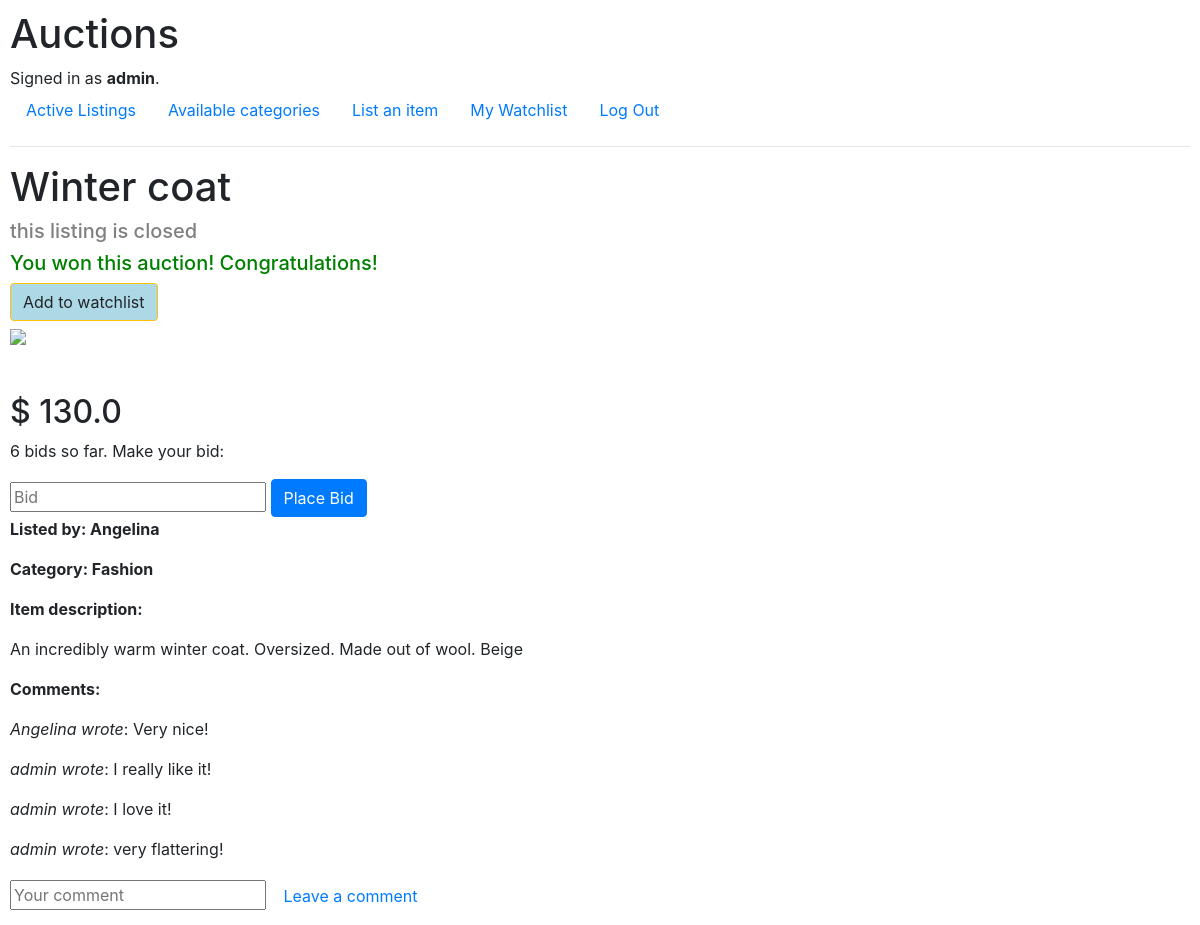
The app's page /listing/1 (signed in) with its own data.
### auctions/models.py (models this page shows, shortened)
class User(AbstractUser):
    pass

class Listing(models.Model):
    category = models.ForeignKey(Category, on_delete=models.CASCADE, related_name="listings") #every category can have multuple listings. Every listing has its category
    user = models.ForeignKey(User, on_delete=models.CASCADE, related_name="listings", null=True)
    title = models.CharField(max_length=200)
    description = models.CharField(max_length=1000, validators=[MinLengthValidator(20)]) # asking users to input a listing description that is at least 100 characters long
    starting_bid = models.FloatField(validators=[MinValueValidator(0.01)])
    image_url = models.URLField(max_length=200, blank = True, null = True) #the url can be blank
    open =  models.BooleanField(default = True) #the standard status for a listing is "open"
    created_at =models.DateTimeField(auto_now_add=True) #automatically add the timestamp to the listing - useful to sort the listings chronologically for the display
    winner = models.ForeignKey(User, related_name="purchases", on_delete=models.SET_NULL, null=True, blank=True) #if the acquiror deletes tjeir account, this field is set to Null
    sold_for = models.FloatField(null=True, blank=True)

class Category(models.Model):
    name = models.CharField(max_length=200, unique = True) #make sure there are no duplicate Categories by setting the unique property as True

class Comment(models.Model):
    user = models.ForeignKey(User, on_delete=models.CASCADE)
    listing = models.ForeignKey(Listing, on_delete=models.CASCADE)
    comment = models.CharField(max_length=1000)

### auctions/views.py (the view)
# urls.py: path('listing/<int:pk>', views.ListingDetailView.as_view(), name='listing_view'),
class ListingDetailView(LoginRequiredMixin, DetailView):
    model = Listing
    template_name = 'auctions/listing_view.html'
    context_object_name = 'listing'
    def get_context_data(self, **kwargs):
        context = super().get_context_data(**kwargs)
        user = self.request.user
        requested_listing_id = self.kwargs.get('pk')
        requested_listing = Listing.objects.get(pk=requested_listing_id)
        context['bids'] = Bid.objects.filter(listing=requested_listing)
        context['max_bid'] = Bid.objects.filter(listing=requested_listing).aggregate(Max('bid'))['bid__max']
        try:
            Watchlist.objects.get(user=user, listing=requested_listing)
            context['watchlist_button'] = "Remove from" #if the item is already in the user's watchlist, make it impossible to add to the watchlist
        except ObjectDoesNotExist:
            context['watchlist_button'] = "Add to"
        if requested_listing.user == user:
            context['can_close'] = True #needed so that the 'close this listing' button is displayed only if the listing's author is the signed in user herself
        if requested_listing.open == False:
            context['closed'] = True #display a note on the listing_view page that the listing is closed
        if requested_listing.winner == user:
            context['you_won'] = True
        context['comments'] = Comment.objects.filter(listing=requested_listing)
        return context

### auctions/templates/auctions/listing_view.html (shortened to what this page needs)
{% extends 'auctions/layout.html' %}
{% block body %}
<h1>{{listing.title}}</h1>
{% if closed %}
<h5 style="color:grey;"> this listing is closed </h5>
    {% if you_won%}
    <h5 style="color:green;"> You won this auction! Congratulations!</h5>
    {% endif %}
{% endif %}
<div>
    {% if can_close %}
        {% if not closed %}
        <a href="{% url 'close_listing' listing.pk %}" class="btn btn-secondary mb-3">Close this listing</a>
        {% endif %}
    {% else %}
        <a href="{% url 'add_to_remove_from_watchlist' listing.pk %}" class="btn btn-warning mb-2" style="background-color: lightblue;">
            {{ watchlist_button|safe }} watchlist
        </a>
    {% endif %}
</div>
<div>
 <img width="auto" height="400" class="mb-5" src="{{ listing.image_url }}">
</div>
 <div>
{% if bids|length == 0 %}
<h2>$ {{ listing.starting_bid }} </h2>
{% else %}
<h2>$ {{ max_bid }} </h2>
{% endif %}
<p> {{ bids|length }} bids so far. Make your bid:</p>
<form action="{% url 'bid' listing.pk %}" method="post">
    <input type="number" name="bid" placeholder="Bid">
    <input class="btn btn-primary" type="submit" value="Place Bid">
</form>
<div>
    <p class="font-weight-bold"> Listed by: {{listing.user.username}} </p>
    <p class="font-weight-bold"> Category: {{listing.category.name}} </p>
    <p class="font-weight-bold"> Item description: </p>
    <p>  {{ listing.description }} </p>
</div>
<div>
    <p style="font-weight: bold">Comments:</p>
    {% for comment in comments %}
    <p><span style="font-style: italic;">{{ comment.user }} wrote</span>: {{ comment.comment }}</p>
    {% endfor %}
</div>
<form action="{% url 'comment' listing.pk %}" method="post">
    <input type="text" name="comment" placeholder="Your comment">
    <input class="btn btn-link" type="submit" value="Leave a comment">
</form>
{% endblock %}

### auctions/templates/auctions/layout.html (shortened to what this page needs)
{% load static %}
<!DOCTYPE html>
<html lang="en">
    <head>
        <link rel="stylesheet" href="https://stackpath.bootstrapcdn.com/bootstrap/4.4.1/css/bootstrap.min.css">
        <link href="{% static 'auctions/styles.css' %}" rel="stylesheet">
    </head>
    <body>
        <h1>Auctions</h1>
        <div>
            {% if user.is_authenticated %}
                Signed in as <strong>{{ user.username }}</strong>.
            {% else %}
                Not signed in.
            {% endif %}
        </div>
        <ul class="nav">
            <li class="nav-item">
                <a class="nav-link" href="{% url 'index' %}">Active Listings</a>
            </li>
            <li class="nav-item">
                <a class="nav-link" href="{% url 'categories' %}">Available categories</a>
            </li>
            {% if user.is_authenticated %}
                <li class="nav-item">
                <a class="nav-link" href="{% url 'listing_create' %}">List an item</a>
             </li>
                <li class="nav-item">
                    <a class="nav-link" href="{% url 'watchlist' %}">My Watchlist</a>
                </li>
                <li class="nav-item">
                    <a class="nav-link" href="{% url 'logout' %}">Log Out</a>
                </li>
            {% endif %}
        </ul>
        <hr>
        {% block body %}
        {% endblock %}
    </body>
</html>

### auctions/static/auctions/styles.css (style rules this page uses)
body { padding: 10px; }

### records on screen
User: username "admin"
Listing: title "Winter coat", user.username "Angelina", category.name "Fashion", description "An incredibly warm winter coat. Oversized. Made out of wool. Beige"
Comment: user "Angelina", comment "Very nice!"
Comment: user "admin", comment "I really like it!"
Comment: user "admin", comment "I love it!"
Comment: user "admin", comment "very flattering!"

### other values on screen
{{ watchlist_button|safe }} "Add to"
{{ max_bid }} "130.0"
{{ bids|length }} "6"
